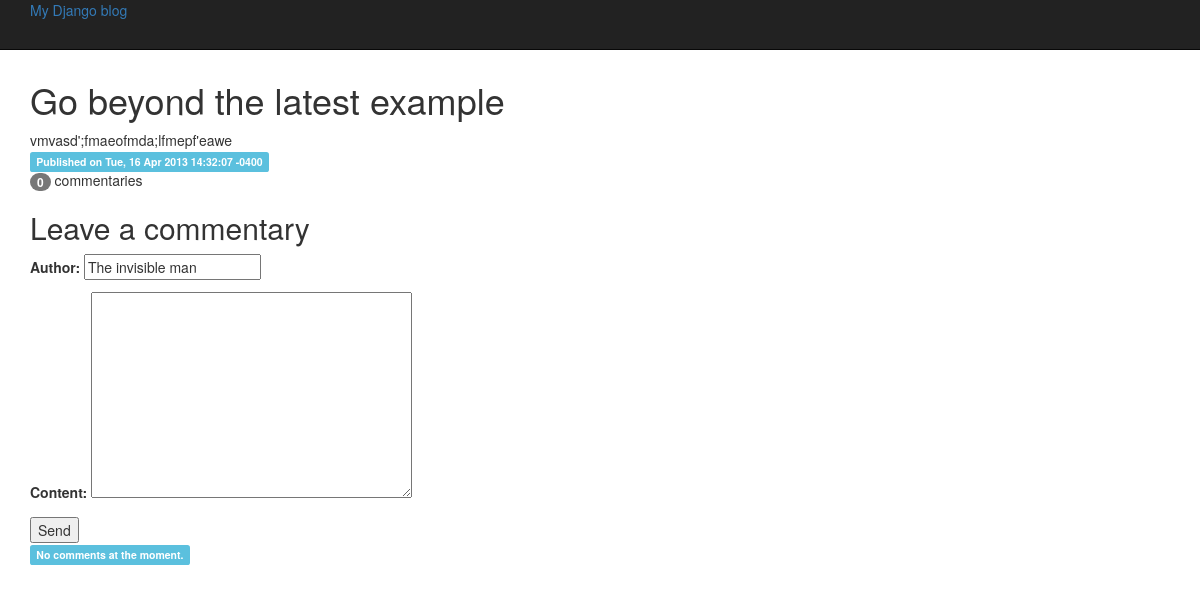
/posts/ghi/, run on an earlier commit of the app's database.
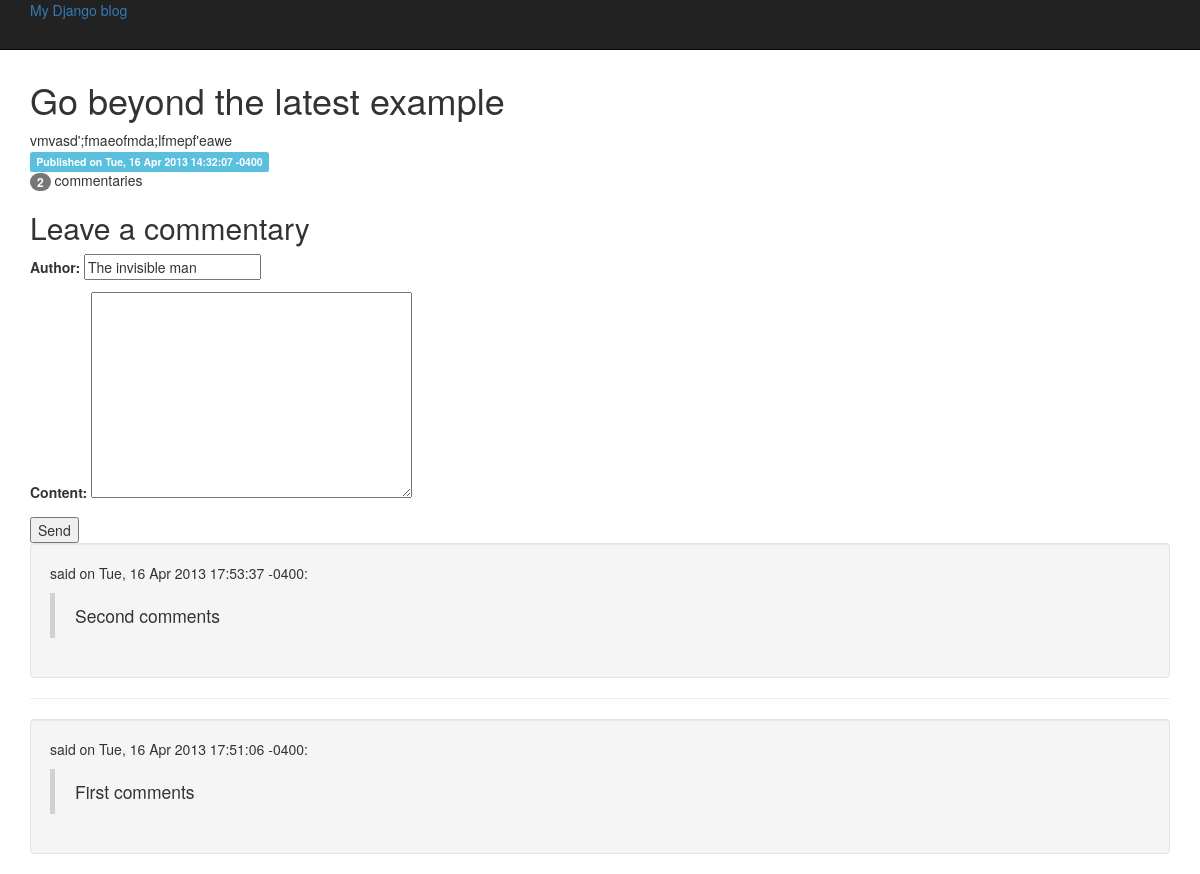
And on a later commit of the database.
### posts/models.py (models this page shows, shortened)
class Post(models.Model):
  title = models.CharField(max_length=255)
  machine_name = models.SlugField(max_length=255, primary_key=True)
  content = models.TextField(blank=True)
  publication_date = models.DateTimeField(auto_now_add=True)
  owner = models.ForeignKey(auth.models.User)
  class Meta:
    ordering = [u'-publication_date']

class Commentary(models.Model):
  post = models.ForeignKey(Post)
  content = models.TextField()
  publication_date = models.DateTimeField(auto_now_add=True)
  author = models.CharField(max_length=50, default=u'The invisible man')
  class Meta:
    verbose_name_plural = u'commentaries'
    ordering = [u'-publication_date']

### posts/views.py (the view, shortened to what this page needs)
class PostDetails(TemplateView):
  template_name = 'postdetails.html'
  def get_context_data(self, **kwargs):
    context = super(PostDetails, self).get_context_data(**kwargs)
    post = self.get_post(kwargs['slug'])
    form = self.get_form(post)
    context.update({'form':form, 'post':post})
    return context
  def get_post(self, slug):
    return Post.objects.get(pk=slug)
  def get_form(self, post):
    return AddCommentaryForm()

### posts/forms.py
class AddCommentaryForm(forms.ModelForm):
  class Meta:
    model = Commentary
    fields = ('author', 'content')

### djangoblog/templates/postdetails.html (shortened to what this page needs)
{% extends "base.html" %}
{% block content %}
  <article class="post">
    <h1>{{ post.title }}</h1>
    <section>
      {{ post.content }}
    </section>
    <aside>
      <p class="label label-info">
        Published on
        <time>{{ post.publication_date|date:"r" }}</time>
      </p>
      <p>
        <span class="badge badge-info">{{ post.commentary_set.count }}</span> commentar{{ post.commentary_set.count|pluralize:"y,ies" }}
      </p>
    </aside>
    <h2 id="comments">Leave a commentary</h2>
    <section>
      <form action="{% url "postdetails" slug=post.machine_name %}" method="POST">
        {{ form.as_p }}
        <input type="submit" value="Send" />
      </form>
      {% for commentary in post.commentary_set.all %}
        <article class="well">
          <p>{{ commentary.owner }} said on <time>{{ commentary.publication_date|date:"r" }}</time>:</p>
          <blockquote>{{ commentary.content }}</blockquote>
        </article>
        {% if not forloop.last %}
          <hr/>
        {% endif %}
      {% empty %}
        <p class="label label-info">No comments at the moment.</p>
      {% endfor %}
    </section>
  </article>
{% endblock %}

### djangoblog/templates/base.html (shortened to what this page needs)
{% load staticfiles %}
<!DOCTYPE html>
<html>
  <head>
    <link href="{% static "css/bootstrap.min.css" %}" rel="stylesheet" media="screen">
  </head>
  <body>
    <div class="navbar navbar-inverse navbar-fixed-top">
      <div class="navbar-inner">
        <div class="container">
          <a class="brand" href="#">My Django blog</a>
        </div>
      </div>
    </div>
    <div class="container">
      {% block content %}{% endblock %}
    </div>
  </body>
</html>

### djangoblog/templates/base.html (style rules this page uses)
body { padding-top: 60px; }

What changed in the data, as far as the page shows it:
added Commentary: publication_date "Tue, 16 Apr 2013 17:53:37 -0400", content "Second comments"
added Commentary: publication_date "Tue, 16 Apr 2013 17:51:06 -0400", content "First comments"
Also different on the page:
{{ post.commentary_set.count }}: "0" → "2"
text no longer shown: "No comments at the moment."
